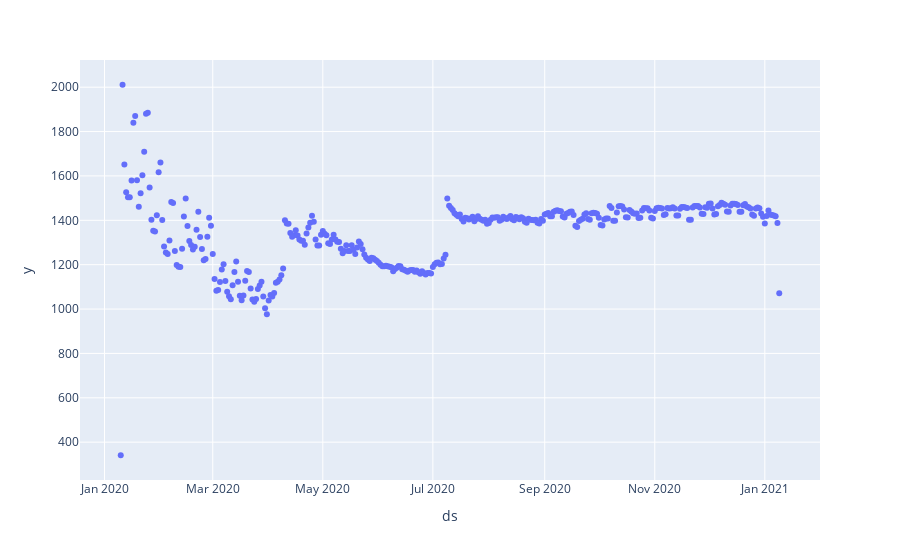

Here is the notebook cell this chart was saved with:
### Code cell
# seleccion para prophet y visualización de la serie

fb_data=barrio[['date', 'count_']].dropna()

fb_data.columns=['ds', 'y']

fig=fb_data.plot.scatter(x='ds', y='y')
fig.show();

### Figure 1 — Plotly figure (JSON) as saved in the notebook; plotly's stock layout.template omitted (floating-point values rounded to 4 significant figures; data arrays with more than 128 entries replaced by an {"elided": "..."} marker saying what was removed)
{"data": [{"hovertemplate": "ds=%{x}<br>y=%{y}<extra></extra>", "legendgroup": "", "marker": {"color": "#636efa", "symbol": "circle"}, "mode": "markers", "name": "", "orientation": "v", "showlegend": false, "type": "scatter", "x": {"elided": "366 str values"}, "xaxis": "x", "y": {"elided": "366 int values"}, "yaxis": "y"}], "layout": {"legend": {"tracegroupgap": 0}, "margin": {"t": 60}, "xaxis": {"anchor": "y", "domain": [0, 1], "title": {"text": "ds"}}, "yaxis": {"anchor": "x", "domain": [0, 1], "title": {"text": "y"}}}}
